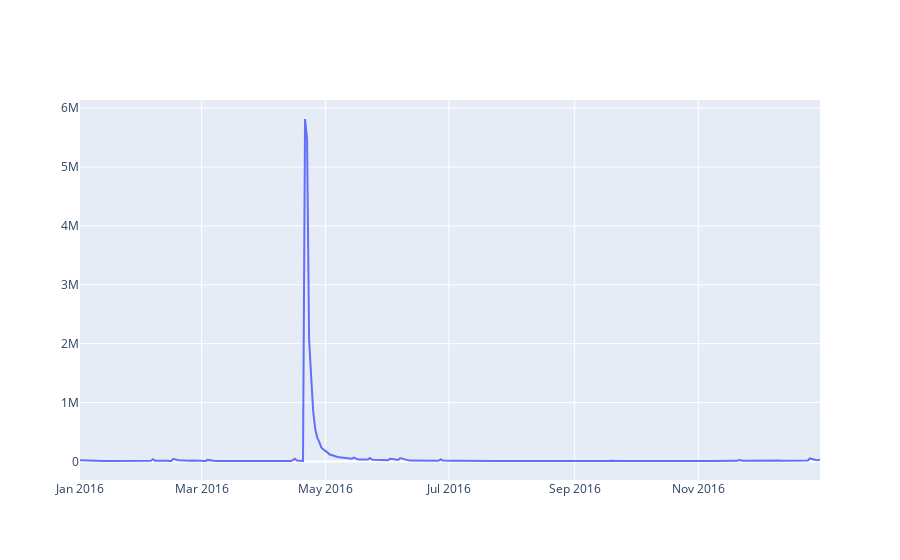

This figure's notebook cell:
### Code cell
iplot([{'x': ts.index,'y': ts.to_numpy()} ])

### Figure 1 — Plotly figure (JSON) as saved in the notebook; plotly's stock layout.template omitted (floating-point values rounded to 4 significant figures; data arrays with more than 128 entries replaced by an {"elided": "..."} marker saying what was removed)
{"data": [{"type": "scatter", "x": {"elided": "366 str values"}, "y": {"elided": "366 int values"}}], "layout": {}}
